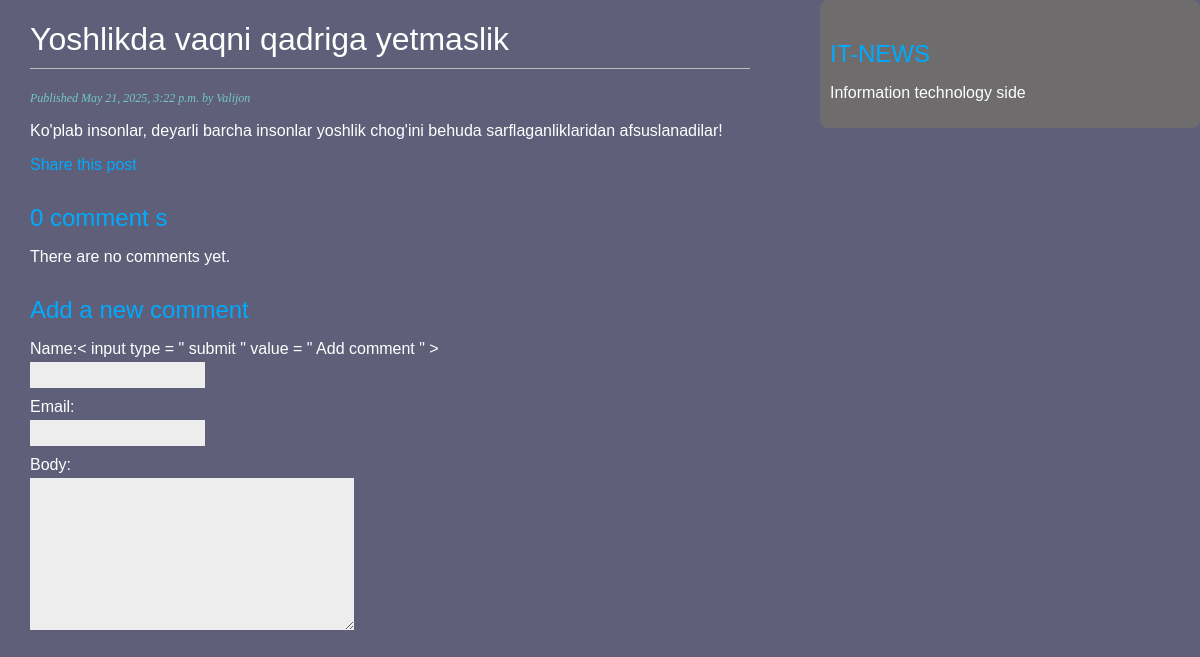
/2025/5/21/yoshlikda-vaqni-qadriga-yetmaslik/, run on the app's committed database.
### new_app/models.py (models this page shows, shortened)
class Post(models.Model):
    STATUS_CHOICES = (
        ('draft', 'Draft'),
        ('published', 'Published')
    )
    title = models.CharField(max_length=255)
    slug = models.SlugField(max_length=255, unique_for_date="publish")
    author = models.ForeignKey(User, on_delete=models.CASCADE, related_name="blog_posts")
    body = models.TextField()
    publish = models.DateTimeField(default=timezone.now)
    created = models.DateTimeField(auto_now_add=True)
    updated = models.DateTimeField(auto_now=True)
    status = models.CharField(max_length=10,choices=STATUS_CHOICES, default='draft')
    class Meta:
        ordering = ('-publish',)
    objects = models.Manager()
    published = PublishedManager()

### new_app/views.py (the view)
def post_detail(request, year, month, day, slug):
    post = get_object_or_404(Post, slug=slug,
                             status="published",
                             publish__year=year,
                             publish__month=month,
                             publish__day=day)
    comments = post.comments.filter(active = True)
    new_comment = None
    if request.method == 'POST':
        comment_form = CommentForm(data = request.POST)
        if comment_form.is_valid():
            new_comment = comment_form.save(commit=False)
            new_comment.post = post
            new_comment.save()
    else:
            comment_form = CommentForm()
    return render(request, 'blog/post/detail.html', {'post': post,
                                                     'comments':comments,
                                                     'new_comment':new_comment,
                                                     'comment_form':comment_form,
                                                     })

### new_app/forms.py
class CommentForm(forms.ModelForm):
    class Meta:
        model = Comment
        fields = ('name', 'email', 'body')

### templates/blog/post/detail.html (shortened to what this page needs)
{% extends "blog/base.html" %}
{% block content %}
    <h1>{{ post.title }}</h1>
    <p class="date">
        Published {{ post.publish }} by {{ post.author }}
    </p>
    {{ post.body|linebreaks }}
    <p>
        <a href = "{% url 'new_app:post_share' post.id %}">
            Share this post
        </a>
    </p>
    {% with comments.count as total_comments %}
         <h2>
               {{ total_comments }} comment {{ total_comments|pluralize }}
         </h2>
    {% endwith %}
    {% for comment in comments %}
         <div  class="comment">
             <p class="info">
                 Comment {{ forloop.counter }} by {{ comment.name }}
                 {{ comment.created }}
             </p>
             {{ comment.body|linebreaks }}
         </div>
    {% empty %}
          <p> There are no comments yet. </p>
    {% endfor %}
    {% if new_comment %}
          <h2> Your comment has been added. </h2>
    {% else %}
          <h2> Add a new comment </h2>
        <form method="post" style="background-color: #5f5f79">
                            {{ comment_form.as_p }}
                            <p> < input type = " submit " value = " Add comment " > </p>
           </form>
    {% endif %}
    {% endblock %}

### static/css/blog.css (style rules this page uses)
body { margin: 0; padding: 0; font-family: helvetica, sans-serif; background-color: #5f5f79; color: white; }
a { color: #00abff; text-decoration: none; }
h1 { font-weight: normal; border-bottom: 1px solid #bbb; padding: 0 0 10px 0; }
h2 { font-weight: normal; margin: 30px 0 0; color: #00abff }
p.date { color: #73c7c7; font-family: georgia, serif; font-size: 12px; font-style: italic; }
label { float: left; clear: both; color: #ffffff !important; margin-bottom: 4px; }
input, textarea { clear: both; float: left; margin: 0 0 10px; background: #ededed; border: 0; padding: 6px 10px; font-size: 12px; }
p { color: white; }

### data on the page
Post: title "Yoshlikda vaqni qadriga yetmaslik", publish "May 21, 2025, 3:22 p.m.", author "Valijon", body "Ko'plab insonlar, deyarli barcha insonlar yoshlik chog'ini behuda sarflaganliklaridan afsuslanadilar!"

### other printed values
{{ total_comments }} "0"
